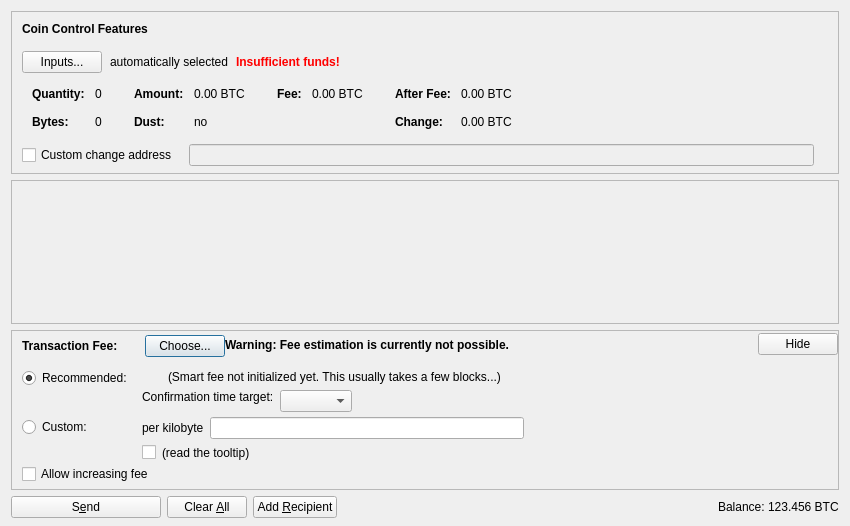
<?xml version="1.0" encoding="UTF-8"?>
<ui version="4.0">
 <class>SendCoinsDialog</class>
 <widget class="QDialog" name="SendCoinsDialog">
  <property name="geometry">
   <rect>
    <x>0</x>
    <y>0</y>
    <width>850</width>
    <height>526</height>
   </rect>
  </property>
  <property name="windowTitle">
   <string>Send Coins</string>
  </property>
  <layout class="QVBoxLayout" name="verticalLayout" stretch="0,1,0,0">
   <property name="bottomMargin">
    <number>8</number>
   </property>
   <item>
    <widget class="QFrame" name="frameCoinControl">
     <property name="sizePolicy">
      <sizepolicy hsizetype="Expanding" vsizetype="Expanding">
       <horstretch>0</horstretch>
       <verstretch>0</verstretch>
      </sizepolicy>
     </property>
     <property name="maximumSize">
      <size>
       <width>16777215</width>
       <height>16777215</height>
      </size>
     </property>
     <property name="frameShape">
      <enum>QFrame::StyledPanel</enum>
     </property>
     <property name="frameShadow">
      <enum>QFrame::Sunken</enum>
     </property>
     <layout class="QVBoxLayout" name="verticalLayoutCoinControl2">
      <property name="spacing">
       <number>0</number>
      </property>
      <property name="leftMargin">
       <number>0</number>
      </property>
      <property name="topMargin">
       <number>0</number>
      </property>
      <property name="rightMargin">
       <number>0</number>
      </property>
      <property name="bottomMargin">
       <number>6</number>
      </property>
      <item>
       <layout class="QVBoxLayout" name="verticalLayoutCoinControl" stretch="0,0,0,0,1">
        <property name="spacing">
         <number>0</number>
        </property>
        <property name="leftMargin">
         <number>10</number>
        </property>
        <property name="topMargin">
         <number>10</number>
        </property>
        <item>
         <layout class="QHBoxLayout" name="horizontalLayoutCoinControl1">
          <property name="bottomMargin">
           <number>15</number>
          </property>
          <item>
           <widget class="QLabel" name="labelCoinControlFeatures">
            <property name="sizePolicy">
             <sizepolicy hsizetype="Preferred" vsizetype="Maximum">
              <horstretch>0</horstretch>
              <verstretch>0</verstretch>
             </sizepolicy>
            </property>
            <property name="font">
             <font>
              <weight>75</weight>
              <bold>true</bold>
             </font>
            </property>
            <property name="styleSheet">
             <string notr="true">font-weight:bold;</string>
            </property>
            <property name="text">
             <string>Coin Control Features</string>
            </property>
           </widget>
          </item>
         </layout>
        </item>
        <item>
         <layout class="QHBoxLayout" name="horizontalLayoutCoinControl2" stretch="0,0,0,0">
          <property name="spacing">
           <number>8</number>
          </property>
          <property name="bottomMargin">
           <number>10</number>
          </property>
          <item>
           <widget class="QPushButton" name="pushButtonCoinControl">
            <property name="styleSheet">
             <string notr="true"/>
            </property>
            <property name="text">
             <string>Inputs...</string>
            </property>
            <property name="autoDefault">
             <bool>false</bool>
            </property>
           </widget>
          </item>
          <item>
           <widget class="QLabel" name="labelCoinControlAutomaticallySelected">
            <property name="text">
             <string>automatically selected</string>
            </property>
            <property name="margin">
             <number>5</number>
            </property>
           </widget>
          </item>
          <item>
           <widget class="QLabel" name="labelCoinControlInsuffFunds">
            <property name="font">
             <font>
              <weight>75</weight>
              <bold>true</bold>
             </font>
            </property>
            <property name="styleSheet">
             <string notr="true">color:red;font-weight:bold;</string>
            </property>
            <property name="text">
             <string>Insufficient funds!</string>
            </property>
            <property name="margin">
             <number>5</number>
            </property>
           </widget>
          </item>
          <item>
           <spacer name="horizontalSpacerCoinControl">
            <property name="orientation">
             <enum>Qt::Horizontal</enum>
            </property>
            <property name="sizeHint" stdset="0">
             <size>
              <width>40</width>
              <height>1</height>
             </size>
            </property>
           </spacer>
          </item>
         </layout>
        </item>
        <item>
         <widget class="QWidget" name="widgetCoinControl" native="true">
          <property name="sizePolicy">
           <sizepolicy hsizetype="Preferred" vsizetype="Preferred">
            <horstretch>0</horstretch>
            <verstretch>0</verstretch>
           </sizepolicy>
          </property>
          <property name="minimumSize">
           <size>
            <width>0</width>
            <height>0</height>
           </size>
          </property>
          <property name="styleSheet">
           <string notr="true"/>
          </property>
          <layout class="QHBoxLayout" name="horizontalLayoutCoinControl5">
           <property name="leftMargin">
            <number>0</number>
           </property>
           <property name="topMargin">
            <number>0</number>
           </property>
           <property name="rightMargin">
            <number>0</number>
           </property>
           <property name="bottomMargin">
            <number>0</number>
           </property>
           <item>
            <layout class="QHBoxLayout" name="horizontalLayoutCoinControl3" stretch="0,0,0,1">
             <property name="spacing">
              <number>20</number>
             </property>
             <property name="topMargin">
              <number>0</number>
             </property>
             <property name="bottomMargin">
              <number>10</number>
             </property>
             <item>
              <layout class="QFormLayout" name="formLayoutCoinControl1">
               <property name="horizontalSpacing">
                <number>10</number>
               </property>
               <property name="verticalSpacing">
                <number>14</number>
               </property>
               <property name="leftMargin">
                <number>10</number>
               </property>
               <property name="topMargin">
                <number>4</number>
               </property>
               <property name="rightMargin">
                <number>6</number>
               </property>
               <item row="0" column="0">
                <widget class="QLabel" name="labelCoinControlQuantityText">
                 <property name="font">
                  <font>
                   <weight>75</weight>
                   <bold>true</bold>
                  </font>
                 </property>
                 <property name="text">
                  <string>Quantity:</string>
                 </property>
                 <property name="margin">
                  <number>0</number>
                 </property>
                </widget>
               </item>
               <item row="0" column="1">
                <widget class="QLabel" name="labelCoinControlQuantity">
                 <property name="cursor">
                  <cursorShape>IBeamCursor</cursorShape>
                 </property>
                 <property name="contextMenuPolicy">
                  <enum>Qt::ActionsContextMenu</enum>
                 </property>
                 <property name="text">
                  <string notr="true">0</string>
                 </property>
                 <property name="margin">
                  <number>0</number>
                 </property>
                 <property name="textInteractionFlags">
                  <set>Qt::LinksAccessibleByMouse|Qt::TextSelectableByKeyboard|Qt::TextSelectableByMouse</set>
                 </property>
                </widget>
               </item>
               <item row="1" column="0">
                <widget class="QLabel" name="labelCoinControlBytesText">
                 <property name="font">
                  <font>
                   <weight>75</weight>
                   <bold>true</bold>
                  </font>
                 </property>
                 <property name="text">
                  <string>Bytes:</string>
                 </property>
                </widget>
               </item>
               <item row="1" column="1">
                <widget class="QLabel" name="labelCoinControlBytes">
                 <property name="cursor">
                  <cursorShape>IBeamCursor</cursorShape>
                 </property>
                 <property name="contextMenuPolicy">
                  <enum>Qt::ActionsContextMenu</enum>
                 </property>
                 <property name="text">
                  <string notr="true">0</string>
                 </property>
                 <property name="textInteractionFlags">
                  <set>Qt::LinksAccessibleByMouse|Qt::TextSelectableByKeyboard|Qt::TextSelectableByMouse</set>
                 </property>
                </widget>
               </item>
              </layout>
             </item>
             <item>
              <layout class="QFormLayout" name="formLayoutCoinControl2">
               <property name="horizontalSpacing">
                <number>10</number>
               </property>
               <property name="verticalSpacing">
                <number>14</number>
               </property>
               <property name="leftMargin">
                <number>6</number>
               </property>
               <property name="topMargin">
                <number>4</number>
               </property>
               <property name="rightMargin">
                <number>6</number>
               </property>
               <item row="0" column="0">
                <widget class="QLabel" name="labelCoinControlAmountText">
                 <property name="font">
                  <font>
                   <weight>75</weight>
                   <bold>true</bold>
                  </font>
                 </property>
                 <property name="text">
                  <string>Amount:</string>
                 </property>
                 <property name="margin">
                  <number>0</number>
                 </property>
                </widget>
               </item>
               <item row="0" column="1">
                <widget class="QLabel" name="labelCoinControlAmount">
                 <property name="cursor">
                  <cursorShape>IBeamCursor</cursorShape>
                 </property>
                 <property name="contextMenuPolicy">
                  <enum>Qt::ActionsContextMenu</enum>
                 </property>
                 <property name="text">
                  <string notr="true">0.00 BTC</string>
                 </property>
                 <property name="textInteractionFlags">
                  <set>Qt::LinksAccessibleByMouse|Qt::TextSelectableByKeyboard|Qt::TextSelectableByMouse</set>
                 </property>
                </widget>
               </item>
               <item row="1" column="0">
                <widget class="QLabel" name="labelCoinControlLowOutputText">
                 <property name="font">
                  <font>
                   <weight>75</weight>
                   <bold>true</bold>
                  </font>
                 </property>
                 <property name="text">
                  <string>Dust:</string>
                 </property>
                </widget>
               </item>
               <item row="1" column="1">
                <widget class="QLabel" name="labelCoinControlLowOutput">
                 <property name="cursor">
                  <cursorShape>IBeamCursor</cursorShape>
                 </property>
                 <property name="contextMenuPolicy">
                  <enum>Qt::ActionsContextMenu</enum>
                 </property>
                 <property name="text">
                  <string notr="true">no</string>
                 </property>
                 <property name="textInteractionFlags">
                  <set>Qt::LinksAccessibleByMouse|Qt::TextSelectableByKeyboard|Qt::TextSelectableByMouse</set>
                 </property>
                </widget>
               </item>
              </layout>
             </item>
             <item>
              <layout class="QFormLayout" name="formLayoutCoinControl3">
               <property name="horizontalSpacing">
                <number>10</number>
               </property>
               <property name="verticalSpacing">
                <number>14</number>
               </property>
               <property name="leftMargin">
                <number>6</number>
               </property>
               <property name="topMargin">
                <number>4</number>
               </property>
               <property name="rightMargin">
                <number>6</number>
               </property>
               <item row="0" column="0">
                <widget class="QLabel" name="labelCoinControlFeeText">
                 <property name="font">
                  <font>
                   <weight>75</weight>
                   <bold>true</bold>
                  </font>
                 </property>
                 <property name="text">
                  <string>Fee:</string>
                 </property>
                 <property name="margin">
                  <number>0</number>
                 </property>
                </widget>
               </item>
               <item row="0" column="1">
                <widget class="QLabel" name="labelCoinControlFee">
                 <property name="cursor">
                  <cursorShape>IBeamCursor</cursorShape>
                 </property>
                 <property name="contextMenuPolicy">
                  <enum>Qt::ActionsContextMenu</enum>
                 </property>
                 <property name="text">
                  <string notr="true">0.00 BTC</string>
                 </property>
                 <property name="textInteractionFlags">
                  <set>Qt::LinksAccessibleByMouse|Qt::TextSelectableByKeyboard|Qt::TextSelectableByMouse</set>
                 </property>
                </widget>
               </item>
              </layout>
             </item>
             <item>
              <layout class="QFormLayout" name="formLayoutCoinControl4">
               <property name="horizontalSpacing">
                <number>10</number>
               </property>
               <property name="verticalSpacing">
                <number>14</number>
               </property>
               <property name="leftMargin">
                <number>6</number>
               </property>
               <property name="topMargin">
                <number>4</number>
               </property>
               <property name="rightMargin">
                <number>6</number>
               </property>
               <item row="0" column="0">
                <widget class="QLabel" name="labelCoinControlAfterFeeText">
                 <property name="font">
                  <font>
                   <weight>75</weight>
                   <bold>true</bold>
                  </font>
                 </property>
                 <property name="text">
                  <string>After Fee:</string>
                 </property>
                 <property name="margin">
                  <number>0</number>
                 </property>
                </widget>
               </item>
               <item row="0" column="1">
                <widget class="QLabel" name="labelCoinControlAfterFee">
                 <property name="cursor">
                  <cursorShape>IBeamCursor</cursorShape>
                 </property>
                 <property name="contextMenuPolicy">
                  <enum>Qt::ActionsContextMenu</enum>
                 </property>
                 <property name="text">
                  <string notr="true">0.00 BTC</string>
                 </property>
                 <property name="textInteractionFlags">
                  <set>Qt::LinksAccessibleByMouse|Qt::TextSelectableByKeyboard|Qt::TextSelectableByMouse</set>
                 </property>
                </widget>
               </item>
               <item row="1" column="0">
                <widget class="QLabel" name="labelCoinControlChangeText">
                 <property name="font">
                  <font>
                   <weight>75</weight>
                   <bold>true</bold>
                  </font>
                 </property>
                 <property name="text">
                  <string>Change:</string>
                 </property>
                </widget>
               </item>
               <item row="1" column="1">
                <widget class="QLabel" name="labelCoinControlChange">
                 <property name="cursor">
                  <cursorShape>IBeamCursor</cursorShape>
                 </property>
                 <property name="contextMenuPolicy">
                  <enum>Qt::ActionsContextMenu</enum>
                 </property>
                 <property name="text">
                  <string notr="true">0.00 BTC</string>
                 </property>
                 <property name="textInteractionFlags">
                  <set>Qt::LinksAccessibleByMouse|Qt::TextSelectableByKeyboard|Qt::TextSelectableByMouse</set>
                 </property>
                </widget>
               </item>
              </layout>
             </item>
            </layout>
           </item>
          </layout>
         </widget>
        </item>
        <item>
         <layout class="QHBoxLayout" name="horizontalLayoutCoinControl4" stretch="0,0,0">
          <property name="spacing">
           <number>12</number>
          </property>
          <property name="sizeConstraint">
           <enum>QLayout::SetDefaultConstraint</enum>
          </property>
          <property name="topMargin">
           <number>5</number>
          </property>
          <property name="rightMargin">
           <number>5</number>
          </property>
          <item>
           <widget class="QCheckBox" name="checkBoxCoinControlChange">
            <property name="toolTip">
             <string>If this is activated, but the change address is empty or invalid, change will be sent to a newly generated address.</string>
            </property>
            <property name="text">
             <string>Custom change address</string>
            </property>
           </widget>
          </item>
          <item>
           <widget class="QValidatedLineEdit" name="lineEditCoinControlChange">
            <property name="enabled">
             <bool>false</bool>
            </property>
            <property name="sizePolicy">
             <sizepolicy hsizetype="Expanding" vsizetype="Fixed">
              <horstretch>0</horstretch>
              <verstretch>0</verstretch>
             </sizepolicy>
            </property>
           </widget>
          </item>
          <item>
           <widget class="QLabel" name="labelCoinControlChangeLabel">
            <property name="sizePolicy">
             <sizepolicy hsizetype="Preferred" vsizetype="Expanding">
              <horstretch>0</horstretch>
              <verstretch>0</verstretch>
             </sizepolicy>
            </property>
            <property name="minimumSize">
             <size>
              <width>0</width>
              <height>0</height>
             </size>
            </property>
            <property name="text">
             <string/>
            </property>
            <property name="margin">
             <number>3</number>
            </property>
           </widget>
          </item>
         </layout>
        </item>
        <item>
         <spacer name="verticalSpacerCoinControl">
          <property name="orientation">
           <enum>Qt::Vertical</enum>
          </property>
          <property name="sizeHint" stdset="0">
           <size>
            <width>800</width>
            <height>1</height>
           </size>
          </property>
         </spacer>
        </item>
       </layout>
      </item>
     </layout>
    </widget>
   </item>
   <item>
    <widget class="QScrollArea" name="scrollArea">
     <property name="widgetResizable">
      <bool>true</bool>
     </property>
     <widget class="QWidget" name="scrollAreaWidgetContents">
      <property name="geometry">
       <rect>
        <x>0</x>
        <y>0</y>
        <width>830</width>
        <height>104</height>
       </rect>
      </property>
      <layout class="QVBoxLayout" name="verticalLayout_2" stretch="0,1">
       <property name="leftMargin">
        <number>0</number>
       </property>
       <property name="topMargin">
        <number>0</number>
       </property>
       <property name="rightMargin">
        <number>0</number>
       </property>
       <property name="bottomMargin">
        <number>0</number>
       </property>
       <item>
        <layout class="QVBoxLayout" name="entries">
         <property name="spacing">
          <number>6</number>
         </property>
        </layout>
       </item>
       <item>
        <spacer name="verticalSpacer">
         <property name="orientation">
          <enum>Qt::Vertical</enum>
         </property>
         <property name="sizeHint" stdset="0">
          <size>
           <width>20</width>
           <height>40</height>
          </size>
         </property>
        </spacer>
       </item>
      </layout>
     </widget>
    </widget>
   </item>
   <item>
    <widget class="QFrame" name="frameFee">
     <property name="sizePolicy">
      <sizepolicy hsizetype="Expanding" vsizetype="Expanding">
       <horstretch>0</horstretch>
       <verstretch>0</verstretch>
      </sizepolicy>
     </property>
     <property name="maximumSize">
      <size>
       <width>16777215</width>
       <height>16777215</height>
      </size>
     </property>
     <property name="frameShape">
      <enum>QFrame::StyledPanel</enum>
     </property>
     <property name="frameShadow">
      <enum>QFrame::Sunken</enum>
     </property>
     <layout class="QVBoxLayout" name="verticalLayoutFee1">
      <property name="spacing">
       <number>0</number>
      </property>
      <property name="leftMargin">
       <number>0</number>
      </property>
      <property name="topMargin">
       <number>0</number>
      </property>
      <property name="rightMargin">
       <number>0</number>
      </property>
      <property name="bottomMargin">
       <number>0</number>
      </property>
      <item>
       <layout class="QVBoxLayout" name="verticalLayoutFee2" stretch="0,0,0">
        <property name="spacing">
         <number>0</number>
        </property>
        <property name="leftMargin">
         <number>10</number>
        </property>
        <property name="topMargin">
         <number>0</number>
        </property>
        <item>
         <layout class="QHBoxLayout" name="horizontalLayoutFee1">
          <property name="bottomMargin">
           <number>0</number>
          </property>
          <item>
           <layout class="QVBoxLayout" name="verticalLayoutFee7">
            <property name="spacing">
             <number>0</number>
            </property>
            <item>
             <spacer name="verticalSpacerSmartFee">
              <property name="orientation">
               <enum>Qt::Vertical</enum>
              </property>
              <property name="sizeType">
               <enum>QSizePolicy::Fixed</enum>
              </property>
              <property name="sizeHint" stdset="0">
               <size>
                <width>1</width>
                <height>4</height>
               </size>
              </property>
             </spacer>
            </item>
            <item>
             <layout class="QHBoxLayout" name="horizontalLayoutSmartFee">
              <property name="spacing">
               <number>10</number>
              </property>
              <item>
               <widget class="QLabel" name="labelFeeHeadline">
                <property name="sizePolicy">
                 <sizepolicy hsizetype="Preferred" vsizetype="Maximum">
                  <horstretch>0</horstretch>
                  <verstretch>0</verstretch>
                 </sizepolicy>
                </property>
                <property name="font">
                 <font>
                  <weight>75</weight>
                  <bold>true</bold>
                 </font>
                </property>
                <property name="styleSheet">
                 <string notr="true">font-weight:bold;</string>
                </property>
                <property name="text">
                 <string>Transaction Fee:</string>
                </property>
               </widget>
              </item>
              <item>
               <widget class="QLabel" name="labelFeeMinimized">
                <property name="text">
                 <string/>
                </property>
               </widget>
              </item>
              <item>
               <widget class="QPushButton" name="buttonChooseFee">
                <property name="text">
                 <string>Choose...</string>
                </property>
               </widget>
              </item>
             </layout>
            </item>
            <item>
             <spacer name="verticalSpacer_5">
              <property name="orientation">
               <enum>Qt::Vertical</enum>
              </property>
              <property name="sizeHint" stdset="0">
               <size>
                <width>1</width>
                <height>1</height>
               </size>
              </property>
             </spacer>
            </item>
           </layout>
          </item>
          <item>
           <widget class="QLabel" name="fallbackFeeWarningLabel">
            <property name="toolTip">
             <string>Using the fallbackfee can result in sending a transaction that will take several hours or days (or never) to confirm. Consider choosing your fee manually or wait until you have validated the complete chain.</string>
            </property>
            <property name="font">
            <font>
                <weight>75</weight>
                <bold>true</bold>
            </font>
            </property>
            <property name="text">
             <string>Warning: Fee estimation is currently not possible.</string>
            </property>
            <property name="wordWrap">
             <bool>false</bool>
            </property>
           </widget>
          </item>
          <item>
           <spacer name="horizontalSpacer_4">
            <property name="orientation">
             <enum>Qt::Horizontal</enum>
            </property>
            <property name="sizeType">
             <enum>QSizePolicy::MinimumExpanding</enum>
            </property>
            <property name="sizeHint" stdset="0">
             <size>
              <width>40</width>
              <height>20</height>
             </size>
            </property>
           </spacer>
          </item>
          <item>
           <widget class="QPushButton" name="buttonMinimizeFee">
            <property name="toolTip">
             <string>collapse fee-settings</string>
            </property>
            <property name="text">
             <string>Hide</string>
            </property>
           </widget>
          </item>
         </layout>
        </item>
        <item>
         <widget class="QFrame" name="frameFeeSelection">
          <layout class="QVBoxLayout" name="verticalLayoutFee12">
           <property name="spacing">
            <number>0</number>
           </property>
           <property name="leftMargin">
            <number>0</number>
           </property>
           <property name="topMargin">
            <number>0</number>
           </property>
           <property name="rightMargin">
            <number>0</number>
           </property>
           <property name="bottomMargin">
            <number>0</number>
           </property>
           <item>
            <layout class="QGridLayout" name="gridLayoutFee">
             <property name="topMargin">
              <number>10</number>
             </property>
             <property name="bottomMargin">
              <number>4</number>
             </property>
             <property name="horizontalSpacing">
              <number>10</number>
             </property>
             <property name="verticalSpacing">
              <number>4</number>
             </property>
             <item row="1" column="1">
              <layout class="QVBoxLayout" name="verticalLayoutFee8">
               <property name="spacing">
                <number>6</number>
               </property>
               <item>
                <layout class="QHBoxLayout" name="horizontalLayoutFee13">
                 <item>
                  <widget class="QLabel" name="labelCustomPerKilobyte">
                   <property name="toolTip">
                    <string>If the custom fee is set to 1000 satoshis and the transaction is only 250 bytes, then &quot;per kilobyte&quot; only pays 250 satoshis in fee, while &quot;total at least&quot; pays 1000 satoshis. For transactions bigger than a kilobyte both pay by kilobyte.</string>
                   </property>
                   <property name="text">
                    <string>per kilobyte</string>
                   </property>
                  </widget>
                 </item>
                 <item>
                  <widget class="FeathercoinAmountField" name="customFee"/>
                 </item>
                 <item>
                  <spacer name="horizontalSpacer_6">
                   <property name="orientation">
                    <enum>Qt::Horizontal</enum>
                   </property>
                   <property name="sizeHint" stdset="0">
                    <size>
                     <width>1</width>
                     <height>1</height>
                    </size>
                   </property>
                  </spacer>
                 </item>
                </layout>
               </item>
               <item>
                <layout class="QHBoxLayout" name="horizontalLayoutFee8">
                 <item>
                  <widget class="QCheckBox" name="checkBoxMinimumFee">
                   <property name="toolTip">
                    <string>Paying only the minimum fee is just fine as long as there is less transaction volume than space in the blocks. But be aware that this can end up in a never confirming transaction once there is more demand for feathercoin transactions than the network can process.</string>
                   </property>
                   <property name="text">
                    <string/>
                   </property>
                  </widget>
                 </item>
                 <item>
                  <widget class="QLabel" name="labelMinFeeWarning">
                   <property name="enabled">
                    <bool>true</bool>
                   </property>
                   <property name="toolTip">
                    <string>Paying only the minimum fee is just fine as long as there is less transaction volume than space in the blocks. But be aware that this can end up in a never confirming transaction once there is more demand for feathercoin transactions than the network can process.</string>
                   </property>
                   <property name="text">
                    <string>(read the tooltip)</string>
                   </property>
                   <property name="margin">
                    <number>5</number>
                   </property>
                  </widget>
                 </item>
                 <item>
                  <spacer name="horizontalSpacer_2">
                   <property name="orientation">
                    <enum>Qt::Horizontal</enum>
                   </property>
                   <property name="sizeHint" stdset="0">
                    <size>
                     <width>1</width>
                     <height>1</height>
                    </size>
                   </property>
                  </spacer>
                 </item>
                </layout>
               </item>
              </layout>
             </item>
             <item row="0" column="0">
              <layout class="QVBoxLayout" name="verticalLayoutFee4" stretch="0,1">
               <item>
                <widget class="QRadioButton" name="radioSmartFee">
                 <property name="text">
                  <string>Recommended:</string>
                 </property>
                 <property name="checked">
                  <bool>true</bool>
                 </property>
                 <attribute name="buttonGroup">
                  <string notr="true">groupFee</string>
                 </attribute>
                </widget>
               </item>
               <item>
                <spacer name="verticalSpacer_2">
                 <property name="orientation">
                  <enum>Qt::Vertical</enum>
                 </property>
                 <property name="sizeHint" stdset="0">
                  <size>
                   <width>1</width>
                   <height>1</height>
                  </size>
                 </property>
                </spacer>
               </item>
              </layout>
             </item>
             <item row="1" column="0">
              <layout class="QVBoxLayout" name="verticalLayoutFee9" stretch="0,1">
               <item>
                <widget class="QRadioButton" name="radioCustomFee">
                 <property name="text">
                  <string>Custom:</string>
                 </property>
                 <attribute name="buttonGroup">
                  <string notr="true">groupFee</string>
                 </attribute>
                </widget>
               </item>
               <item>
                <spacer name="verticalSpacer_6">
                 <property name="orientation">
                  <enum>Qt::Vertical</enum>
                 </property>
                 <property name="sizeHint" stdset="0">
                  <size>
                   <width>1</width>
                   <height>1</height>
                  </size>
                 </property>
                </spacer>
               </item>
              </layout>
             </item>
             <item row="0" column="1">
              <layout class="QVBoxLayout" name="verticalLayoutFee3" stretch="0,0,1">
               <property name="spacing">
                <number>6</number>
               </property>
               <property name="topMargin">
                <number>2</number>
               </property>
               <item>
                <layout class="QHBoxLayout" name="horizontalLayoutFee12">
                 <item>
                  <widget class="QLabel" name="labelSmartFee">
                   <property name="text">
                    <string/>
                   </property>
                   <property name="margin">
                    <number>2</number>
                   </property>
                  </widget>
                 </item>
                 <item>
                  <widget class="QLabel" name="labelFeeEstimation">
                   <property name="text">
                    <string/>
                   </property>
                  </widget>
                 </item>
                 <item>
                  <widget class="QLabel" name="labelSmartFee2">
                   <property name="text">
                    <string>(Smart fee not initialized yet. This usually takes a few blocks...)</string>
                   </property>
                   <property name="margin">
                    <number>2</number>
                   </property>
                  </widget>
                 </item>
                 <item>
                  <spacer name="horizontalSpacer_5">
                   <property name="orientation">
                    <enum>Qt::Horizontal</enum>
                   </property>
                   <property name="sizeHint" stdset="0">
                    <size>
                     <width>1</width>
                     <height>1</height>
                    </size>
                   </property>
                  </spacer>
                 </item>
                </layout>
               </item>
               <item>
                <layout class="QHBoxLayout" name="horizontalLayoutFee9">
                 <item>
                  <layout class="QVBoxLayout" name="verticalLayoutFee6">
                   <item>
                    <widget class="QLabel" name="labelSmartFee3">
                     <property name="text">
                      <string>Confirmation time target:</string>
                     </property>
                     <property name="margin">
                      <number>2</number>
                     </property>
                    </widget>
                   </item>
                   <item>
                    <spacer name="verticalSpacer_3">
                     <property name="orientation">
                      <enum>Qt::Vertical</enum>
                     </property>
                     <property name="sizeHint" stdset="0">
                      <size>
                       <width>1</width>
                       <height>1</height>
                      </size>
                     </property>
                    </spacer>
                   </item>
                  </layout>
                 </item>
                 <item>
                  <layout class="QVBoxLayout" name="verticalLayoutFee5">
                   <property name="rightMargin">
                    <number>30</number>
                   </property>
                   <item>
                    <layout class="QHBoxLayout" name="horizontalLayoutConfTarget">
                     <property name="bottomMargin">
                      <number>0</number>
                     </property>
                     <item>
                      <widget class="QComboBox" name="confTargetSelector"/>
                     </item>
                     <item>
                      <spacer name="horizontalSpacerConfTarget">
                       <property name="orientation">
                        <enum>Qt::Horizontal</enum>
                       </property>
                       <property name="sizeHint" stdset="0">
                        <size>
                         <width>40</width>
                         <height>20</height>
                        </size>
                       </property>
                      </spacer>
                     </item>
                    </layout>
                   </item>
                  </layout>
                 </item>
                </layout>
               </item>
               <item>
                <spacer name="verticalSpacer_4">
                 <property name="orientation">
                  <enum>Qt::Vertical</enum>
                 </property>
                 <property name="sizeHint" stdset="0">
                  <size>
                   <width>1</width>
                   <height>1</height>
                  </size>
                 </property>
                </spacer>
               </item>
              </layout>
             </item>
            </layout>
           </item>
           <item>
            <widget class="QCheckBox" name="optInRBF">
             <property name="text">
              <string>Allow increasing fee</string>
             </property>
             <property name="toolTip">
              <string>This allows you to increase the fee later if the transaction takes a long time to confirm. This will also cause the recommended fee to be lower. ("Replace-By-Fee", BIP 125)</string>
             </property>
            </widget>
           </item>
          </layout>
         </widget>
        </item>
        <item>
         <spacer name="verticalSpacerFee">
          <property name="orientation">
           <enum>Qt::Vertical</enum>
          </property>
          <property name="sizeHint" stdset="0">
           <size>
            <width>40</width>
            <height>5</height>
           </size>
          </property>
         </spacer>
        </item>
       </layout>
      </item>
     </layout>
    </widget>
   </item>
   <item>
    <layout class="QHBoxLayout" name="horizontalLayout">
     <item>
      <widget class="QPushButton" name="sendButton">
       <property name="minimumSize">
        <size>
         <width>150</width>
         <height>0</height>
        </size>
       </property>
       <property name="toolTip">
        <string>Confirm the send action</string>
       </property>
       <property name="text">
        <string>S&amp;end</string>
       </property>
       <property name="icon">
        <iconset resource="../feathercoin.qrc">
         <normaloff>:/icons/send</normaloff>:/icons/send</iconset>
       </property>
       <property name="autoDefault">
        <bool>false</bool>
       </property>
       <property name="default">
        <bool>false</bool>
       </property>
      </widget>
     </item>
     <item>
      <widget class="QPushButton" name="clearButton">
       <property name="sizePolicy">
        <sizepolicy hsizetype="Minimum" vsizetype="Fixed">
         <horstretch>0</horstretch>
         <verstretch>0</verstretch>
        </sizepolicy>
       </property>
       <property name="toolTip">
        <string>Clear all fields of the form.</string>
       </property>
       <property name="text">
        <string>Clear &amp;All</string>
       </property>
       <property name="icon">
        <iconset resource="../feathercoin.qrc">
         <normaloff>:/icons/remove</normaloff>:/icons/remove</iconset>
       </property>
       <property name="autoDefault">
        <bool>false</bool>
       </property>
      </widget>
     </item>
     <item>
      <widget class="QPushButton" name="addButton">
       <property name="toolTip">
        <string>Send to multiple recipients at once</string>
       </property>
       <property name="text">
        <string>Add &amp;Recipient</string>
       </property>
       <property name="icon">
        <iconset resource="../feathercoin.qrc">
         <normaloff>:/icons/add</normaloff>:/icons/add</iconset>
       </property>
       <property name="autoDefault">
        <bool>false</bool>
       </property>
      </widget>
     </item>
     <item>
      <spacer name="horizontalSpacer">
       <property name="orientation">
        <enum>Qt::Horizontal</enum>
       </property>
       <property name="sizeHint" stdset="0">
        <size>
         <width>40</width>
         <height>20</height>
        </size>
       </property>
      </spacer>
     </item>
     <item>
      <layout class="QHBoxLayout" name="horizontalLayout_2">
       <property name="spacing">
        <number>3</number>
       </property>
       <item>
        <widget class="QLabel" name="label">
         <property name="sizePolicy">
          <sizepolicy hsizetype="Preferred" vsizetype="Fixed">
           <horstretch>0</horstretch>
           <verstretch>0</verstretch>
          </sizepolicy>
         </property>
         <property name="text">
          <string>Balance:</string>
         </property>
        </widget>
       </item>
       <item>
        <widget class="QLabel" name="labelBalance">
         <property name="sizePolicy">
          <sizepolicy hsizetype="Preferred" vsizetype="Fixed">
           <horstretch>0</horstretch>
           <verstretch>0</verstretch>
          </sizepolicy>
         </property>
         <property name="cursor">
          <cursorShape>IBeamCursor</cursorShape>
         </property>
         <property name="text">
          <string notr="true">123.456 BTC</string>
         </property>
         <property name="textInteractionFlags">
          <set>Qt::LinksAccessibleByMouse|Qt::TextSelectableByKeyboard|Qt::TextSelectableByMouse</set>
         </property>
        </widget>
       </item>
      </layout>
     </item>
    </layout>
   </item>
  </layout>
 </widget>
 <customwidgets>
  <customwidget>
   <class>QValidatedLineEdit</class>
   <extends>QLineEdit</extends>
   <header>qt/qvalidatedlineedit.h</header>
  </customwidget>
  <customwidget>
   <class>FeathercoinAmountField</class>
   <extends>QLineEdit</extends>
   <header>qt/feathercoinamountfield.h</header>
   <container>1</container>
  </customwidget>
 </customwidgets>
 <resources>
  <include location="../feathercoin.qrc"/>
 </resources>
 <connections/>
 <buttongroups>
  <buttongroup name="groupFee"/>
 </buttongroups>
</ui>
